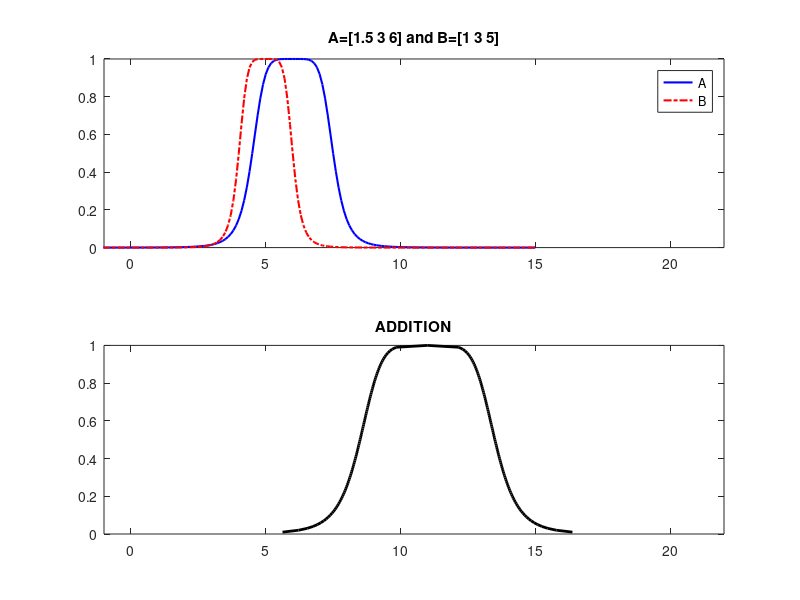

Source code (MATLAB):
clear
clc
%  Shahab Sotudian--94125091
% Bell-shaped   Number Operations
% Bell-shaped   Number A
a1=1.5;
b1=3;
c1=6;

% Bell-shaped   Number B
a2=1;
b2=3;
c2=5;

alfa=0;
y=[];
l = -5:0.1:15;

% alfa cut
A=[(c1-a1*(((1/alfa)-1).^(0.5/b1))),(c1+a1*(((1/alfa)-1).^(0.5/b1)))];
B=[(c2-a2*(((1/alfa)-1).^(0.5/b2))),(c2+a2*(((1/alfa)-1).^(0.5/b2)))];

% Addition
for i=1:1:101
    alfa=(i-1)/100;
   y(i)=alfa;
s1(i)=(c1-a1*(((1/alfa)-1).^(0.5/b1)))+(c2-a2*(((1/alfa)-1).^(0.5/b2)));
s2(i)=(c1+a1*(((1/alfa)-1).^(0.5/b1)))+(c2+a2*(((1/alfa)-1).^(0.5/b2)));


end



    subplot(211)
h1=gbellmf(l,[1.5 3 6]);
plot(l,h1,'b','linewidth',1.5)
hold on
h2=gbellmf(l,[1 3 5]);
plot(l,h2,'r-.','linewidth',1.5)
title('A=[1.5 3 6] and B=[1 3 5]')
axis([-1,22,0,1])
legend('A','B')

    subplot(212)
plot(s1,y,'k','linewidth',2)
hold on
plot(s2,y,'k','linewidth',2)
axis([-1,22,0,1])
title('ADDITION')
